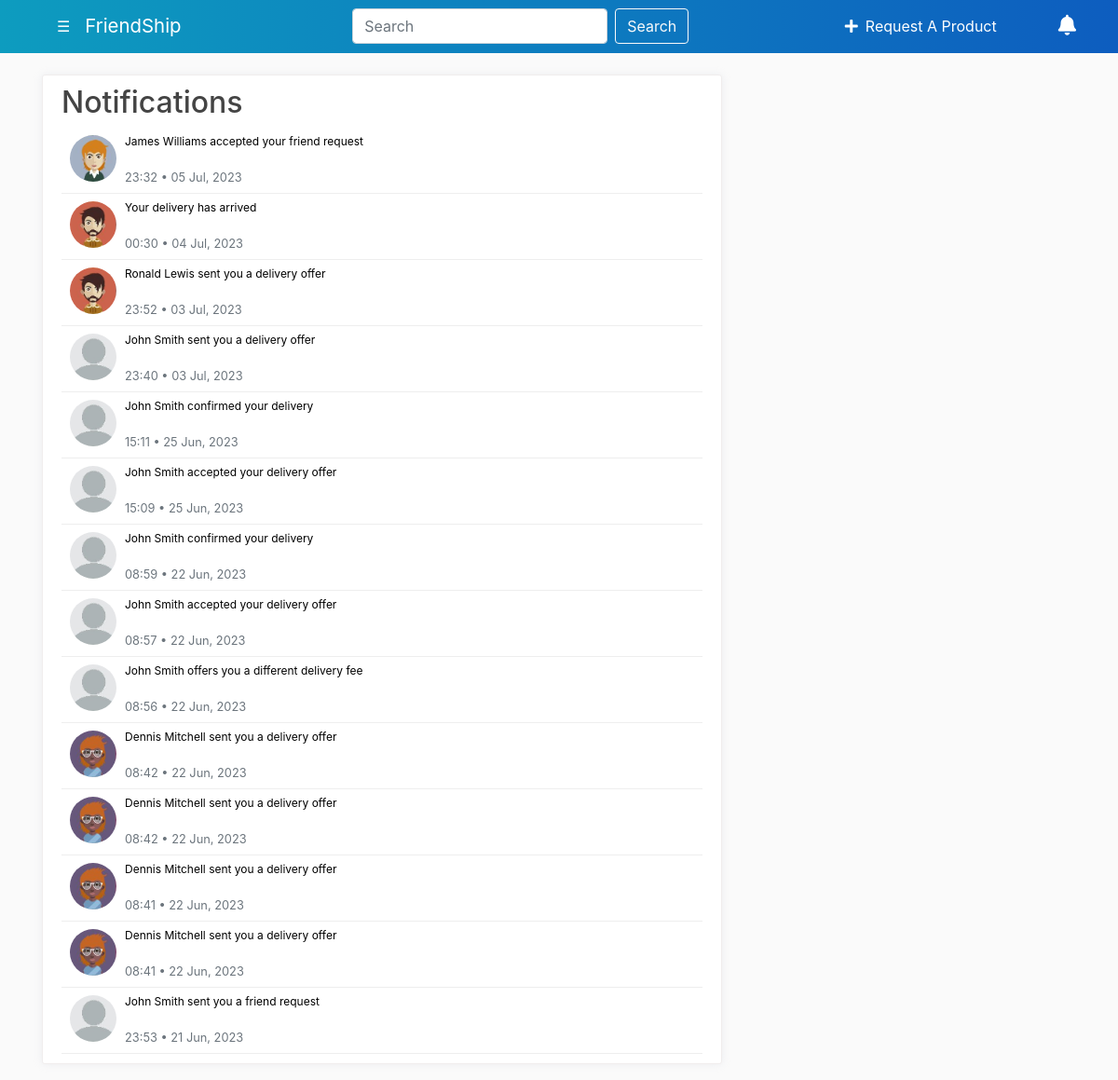
Page /notifications/202 (signed in) on the committed database.
### friendship/models.py (models this page shows, shortened)
class Notification(db.Model):
    id = db.Column(db.Integer, primary_key=True)
    date_created = db.Column(db.DateTime, nullable=False, default=datetime.utcnow)
    content = db.Column(db.String(200), nullable=False)
    endpoint=db.Column(db.String(30))
    args=db.Column(db.String(200))
    is_read = db.Column(db.Boolean, nullable=False, default=False)
    user_id = db.Column(db.Integer, db.ForeignKey('user.id'), nullable=False) #user who notified
    sender_id = db.Column(db.Integer, db.ForeignKey('user.id'), nullable=False) #user who sent the notification by his actions

class User(db.Model, UserMixin): #inheritance from db.Mode and UserMixin
    id = db.Column(db.Integer, primary_key=True)
    username =db.Column(db.String(20), unique=True, nullable=False)
    email =db.Column(db.String(120), unique=True, nullable=False)
    first_name=db.Column(db.String(30), nullable=False)
    last_name=db.Column(db.String(30), nullable=False)
    image_file = db.Column(db.String(20), nullable=False, default='default.jpg')
    password = db.Column(db.String(60))
    country = db.Column(db.String(100),nullable=False)
    city = db.Column(db.String(100),nullable=False)
    phone_code=db.Column(db.String(10),nullable=False)
    phone_number=db.Column(db.String(30),nullable=False)
    is_google_user = db.Column(db.Boolean, nullable=False, default=False) # new field
    google_id = db.Column(db.String(120), unique=True) # new field
    posts = db.relationship('Post', backref='author', lazy=True) #we can use author attribute to get the user who created the post
    help_requests_sent = db.relationship('HelpRequest', backref='sender', lazy=True)
    reviews_received = db.relationship('Review', foreign_keys='Review.reviewed_id', backref=db.backref('reviewed', lazy=True))
    reviews_given = db.relationship('Review', foreign_keys='Review.reviewer_id', backref=db.backref('reviewer', lazy=True))
    notifications = db.relationship('Notification', foreign_keys='Notification.user_id', backref=db.backref('user', lazy=True))
    notifications_sent = db.relationship('Notification', foreign_keys='Notification.sender_id', backref=db.backref('sender', lazy=True))
    unread_notifications_counter =db.Column(db.Integer, default=0)
    sum_rates_as_deliver=db.Column(db.Float, nullable=False ,default=0)
    num_rates_as_deliver=db.Column(db.Integer,nullable=False ,default=0)
    shared_posts = db.relationship('PostShare', backref='user', lazy=True) #IGNORE IT, WE DID NOT USE IT

### friendship/routes.py (the view)
@app.route("/notifications/<int:user_id>")
@login_required
def notifications(user_id):
    if current_user.id!=user_id:
        abort(403)
    notifications=[] # Initialize an empty list to store notifications
    if current_user.notifications: # Check if the current user has any notifications
        notifications = current_user.notifications # Get the notifications for the current user
        notifications = sorted(notifications, key=lambda p: p.date_created, reverse=True) # Sort notifications by date in descending order
    return render_template('notifications.html', title="notifications", notifications=notifications)

### friendship/models.py (called while the page is built)
@login_manager.user_loader
def load_user(user_id):
    return db.session.query(User).get(int(user_id))

### friendship/routes.py (called while the page is built)
@app.context_processor
def inject_notifications():
    if current_user.is_authenticated:
        if current_user.notifications:
            notifications = current_user.notifications
            notifications=sorted(notifications, key=lambda p: p.date_created, reverse=True)
            notifications=notifications[:6]
            return dict(notifications=notifications, unread_count=current_user.unread_notifications_counter)
        else:
            return dict(notifications=[], unread_count=0)
    else:
        return dict()

@app.template_filter('string_to_dict')
def string_to_dict(value):
    return json.loads(value)

### friendship/templates/notifications.html
{% extends "layout.html" %}
{% block content %}
<div class="content-section" xmlns="http://www.w3.org/1999/html" >
<h2>Notifications</h2>
{% for notification in notifications  %}
{% set args_dict = notification.args|string_to_dict %}
<a href="{{ url_for(notification.endpoint, **args_dict) }}" class="notification-link" id="notification-link" onclick="markAsRead({{ notification.id }})">
    <div class="notifications-item {% if not notification.is_read %}unread{% endif %}"> <img src="{{ url_for('static', filename='profile_pics/' + notification.sender.image_file) }}" alt="img">
        <div class="text">
            <p>{{ notification.content }}</p>
            <small class="text-muted">{{ notification.date_created.strftime('%H:%M • %d %b, %Y') }}</small>
        </div>
    </div>
</a>
{% endfor %}
</div>
{% endblock content %}

### friendship/static/main.css (style rules this page uses)
body { background: #fafafa; color: #333333; margin-top: 5rem; }
h1, h2, h3, h4, h5, h6 { color: #444444; }
.content-section { background: #ffffff; padding: 10px 20px; border: 1px solid #f0eded; border-radius: 3px; margin-bottom: 20px; box-shadow: 0 0 10px 0 rgba(183, 192, 206, 0.2); -webkit-box-shadow: 0 0 10px 0 rgba(183, 192, 206, 0.2); -moz-box-shadow: 0 0 10px 0 rgba(183, 192, 206, 0.2); -ms-box-shadow: 0 0 10px 0 rgba(183, 192, 206, 0.2); }
.notifications-item .text p { color: black; font-size: 12px }
.notifications-item { width: 100%; display: flex; border-bottom: 1px solid #eee; padding: 6px 9px; margin-bottom: 0px; cursor: pointer }
.notifications-item img { display: block; width: 50px; height: 50px; margin-right: 9px; border-radius: 50%; margin-top: 2px }

### rows in the picture
Notification: image_file (picture), content "James Williams accepted your friend request", date_created "23:32 • 05 Jul, 2023"
Notification: image_file (picture), content "Your delivery has arrived", date_created "00:30 • 04 Jul, 2023"
Notification: image_file (picture), content "Ronald Lewis sent you a delivery offer", date_created "23:52 • 03 Jul, 2023"
Notification: image_file (placeholder picture), content "John Smith sent you a delivery offer", date_created "23:40 • 03 Jul, 2023"
Notification: image_file (placeholder picture), content "John Smith confirmed your delivery", date_created "15:11 • 25 Jun, 2023"
Notification: image_file (placeholder picture), content "John Smith accepted your delivery offer", date_created "15:09 • 25 Jun, 2023"
Notification: image_file (placeholder picture), content "John Smith confirmed your delivery", date_created "08:59 • 22 Jun, 2023"
Notification: image_file (placeholder picture), content "John Smith accepted your delivery offer", date_created "08:57 • 22 Jun, 2023"
Notification: image_file (placeholder picture), content "John Smith offers you a different delivery fee", date_created "08:56 • 22 Jun, 2023"
Notification: image_file (picture), content "Dennis Mitchell sent you a delivery offer", date_created "08:42 • 22 Jun, 2023"
Notification: image_file (picture), content "Dennis Mitchell sent you a delivery offer", date_created "08:42 • 22 Jun, 2023"
Notification: image_file (picture), content "Dennis Mitchell sent you a delivery offer", date_created "08:41 • 22 Jun, 2023"
Notification: image_file (picture), content "Dennis Mitchell sent you a delivery offer", date_created "08:41 • 22 Jun, 2023"
Notification: image_file (placeholder picture), content "John Smith sent you a friend request", date_created "23:53 • 21 Jun, 2023"
